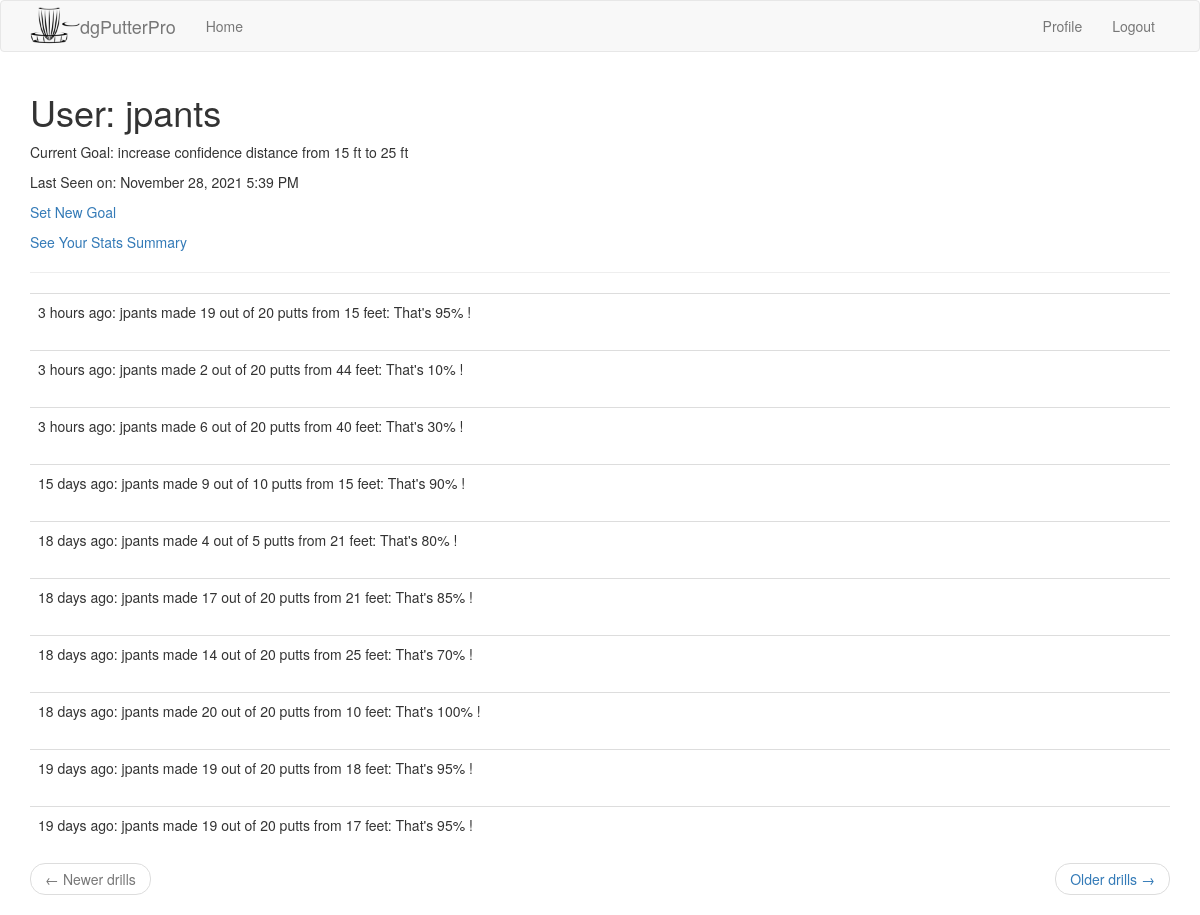
The app's page /user/jpants (signed in), older data.
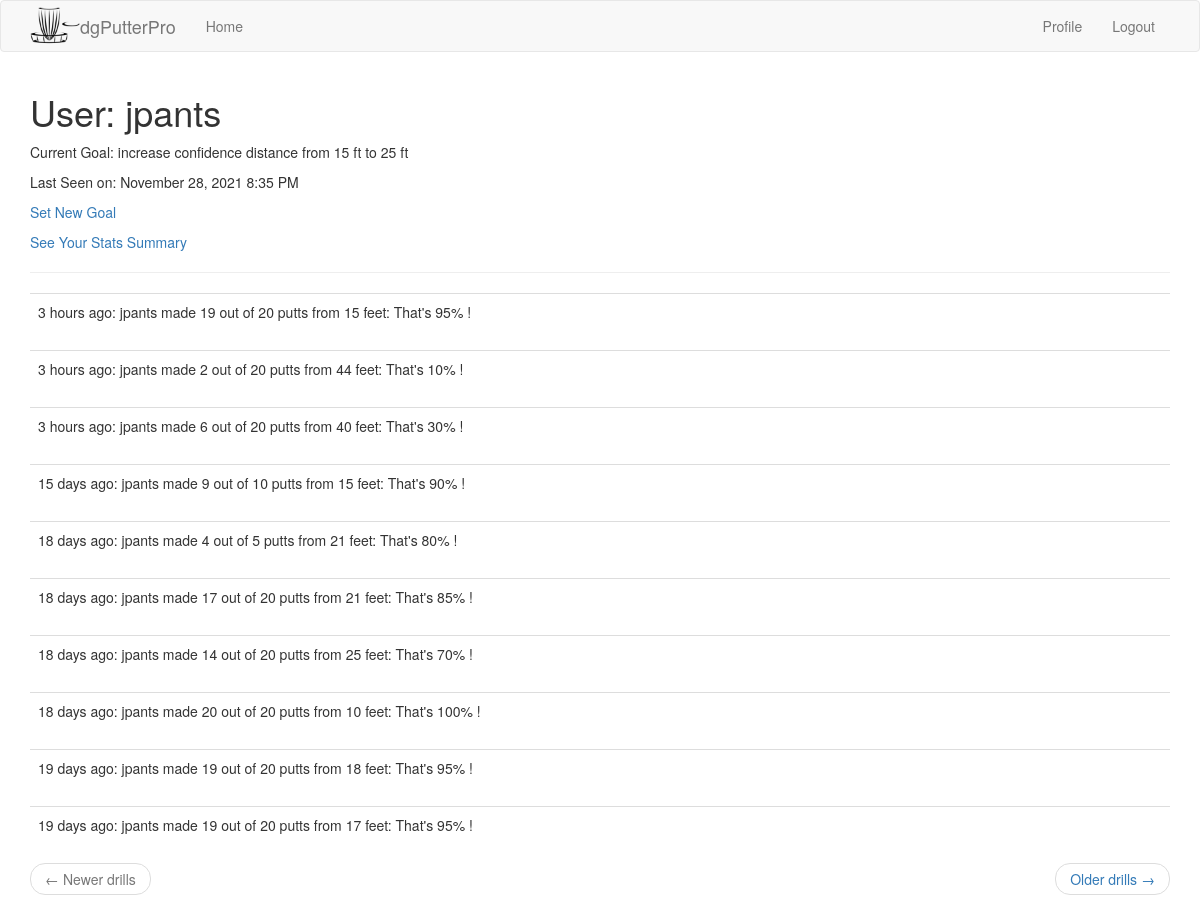
The same page, newer data.
### app/models.py (models this page shows, shortened)
class User(UserMixin, db.Model):
    id = db.Column(db.Integer, primary_key=True)
    username = db.Column(db.String(64), index=True, unique=True)
    email = db.Column(db.String(120), index=True, unique=True)
    password_hash = db.Column(db.String(128))
    drills = db.relationship('Drill', backref='user', lazy='dynamic')
    current_goal = db.Column(db.String(140))
    last_seen = db.Column(db.DateTime, default=datetime.utcnow)

class Drill(db.Model):
    id = db.Column(db.Integer, primary_key=True)
    user_id = db.Column(db.Integer, db.ForeignKey('user.id'))
    timestamp = db.Column(db.DateTime, index=True, default=datetime.utcnow)
    putt_distance = db.Column(db.Integer)
    number_attempts = db.Column(db.Integer)
    number_putts_made = db.Column(db.Integer)
    CheckConstraint(number_putts_made <= number_attempts)

### app/main/routes.py (the view)
@bp.route('/user/<username>')
@login_required
def user(username):
    user = User.query.filter_by(username=username).first_or_404()
    page = request.args.get('page', 1, type=int)
    drills = user.drills.order_by(Drill.timestamp.desc()).paginate(page, current_app.config['DRILLS_PER_PAGE'], False)
    next_url = url_for('main.user', username=user.username, page=drills.next_num) \
        if drills.has_next else None
    prev_url = url_for('main.user', username=user.username, page=drills.prev_num) \
        if drills.has_prev else None
    return render_template('user.html', user=user, drills=drills.items, next_url=next_url, prev_url=prev_url)

### app/main/routes.py (called while the page is built)
@bp.before_app_request
def before_request():
    if current_user.is_authenticated:
        current_user.last_seen = datetime.utcnow()
        db.session.commit()

### app/models.py (called while the page is built)
@login.user_loader
def load_user(id):
    return User.query.get(int(id))

### app/templates/user.html
{% extends "base.html" %}
{% block app_content %}
    <h1>User: {{ user.username }}</h1>
    {% if user.current_goal %}<p>Current Goal: {{ user.current_goal }}</p>{% endif %}
    {% if user.last_seen %}
        <p>Last Seen on: {{ moment(user.last_seen).format('LLL') }}</p>
    {% endif %}
    {% if user == current_user %}
        <p><a href="{{ url_for('main.edit_goal') }}">Set New Goal</a> </p>
        <p><a href="{{ url_for('main.stats', username=current_user.username) }}">See Your Stats Summary</a></p>
    {% endif %}
    <hr>
    {% for drill in drills %}
        {% include '_drill.html' %}
    {% endfor %}
    <nav aria-label="...">
        <ul class="pager">
            <li class="previous{% if not prev_url %} disabled{% endif %}">
                <a href="{{ prev_url or '#' }}">
                    <span aria-hidden="true">&larr;</span> Newer drills
                </a>
            </li>
            <li class="next{% if not next_url %} disabled{% endif %}">
                <a href="{{ next_url or '#' }}">
                    Older drills <span aria-hidden="true">&rarr;</span>
                </a>
            </li>
        </ul>
    </nav>
{% endblock %}

### app/templates/base.html (shortened to what this page needs)
{% extends 'bootstrap/base.html' %}}
   {% block navbar %}
    <nav class="navbar navbar-default">
        <div class="container">
            <div class="navbar-header">
                <a href="{{ url_for('main.index') }}">
                    <img src="/static/images/dg-basket-1.png" height=50>
                </a>
            </div>
            <div class="navbar-header">
                <a class="navbar-brand" href="{{ url_for('main.index') }}">dgPutterPro</a>
            </div>
            <div class="collapse navbar-collapse" id="bs-example-navbar-collapse-1">
                <ul class="nav navbar-nav">
                    <li><a href="{{ url_for('main.index') }}">Home</a></li>
                </ul>
                <ul class="nav navbar-nav navbar-right">
                    {% if current_user.is_anonymous %}
                    <li><a href="{{ url_for('auth.login') }}">Login</a></li>
                    {% else %}
                    <li><a href="{{ url_for('main.user', username=current_user.username) }}">Profile</a></li>
                    <li><a href="{{ url_for('auth.logout') }}">Logout</a></li>
                    {% endif %}
                </ul>
            </div>
        </div>
    </nav>
{% endblock %}
    {% block content %}
        <div class="container">
            {% block app_content %}{% endblock %}
        </div>
    {% endblock %}

### app/templates/_drill.html
<table class="table table-hover">
    <tr valign="top">
        <td>
            {{ moment(drill.timestamp).fromNow() }}: {{ drill.user.username }} made {{ drill.number_putts_made }}
            out of {{ drill.number_attempts }} putts
            from {{ drill.putt_distance }} feet:
            That's {{ (drill.number_putts_made / drill.number_attempts * 100) |round|int}}% !
        </td>
    </tr>
</table>

Row changes from the older to the newer data that the page shows:
changed User "jpants": last_seen "November 28, 2021 5:39 PM" → "November 28, 2021 8:35 PM"
